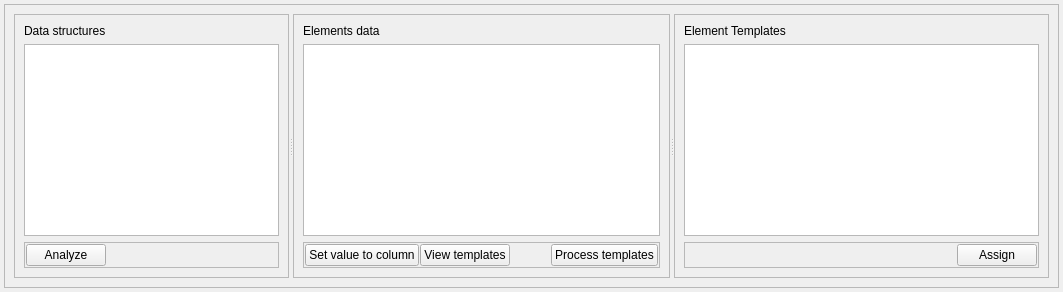
          <widget class="QWidget" name="DataTab">
           <attribute name="icon">
            <iconset resource="icons.qrc">
             <normaloff>:/Icons/icons/squares.svg</normaloff>:/Icons/icons/squares.svg</iconset>
           </attribute>
           <attribute name="title">
            <string>Data</string>
           </attribute>
           <layout class="QVBoxLayout" name="verticalLayout_8">
            <property name="leftMargin">
             <number>4</number>
            </property>
            <property name="topMargin">
             <number>4</number>
            </property>
            <property name="rightMargin">
             <number>4</number>
            </property>
            <property name="bottomMargin">
             <number>4</number>
            </property>
            <item>
             <widget class="QFrame" name="frame_2">
              <property name="frameShape">
               <enum>QFrame::StyledPanel</enum>
              </property>
              <property name="frameShadow">
               <enum>QFrame::Raised</enum>
              </property>
              <layout class="QVBoxLayout" name="verticalLayout_23">
               <item>
                <widget class="QSplitter" name="dataStructuresSplitter">
                 <property name="orientation">
                  <enum>Qt::Horizontal</enum>
                 </property>
                 <widget class="QFrame" name="frame_26">
                  <property name="frameShape">
                   <enum>QFrame::StyledPanel</enum>
                  </property>
                  <property name="frameShadow">
                   <enum>QFrame::Raised</enum>
                  </property>
                  <layout class="QVBoxLayout" name="verticalLayout_24">
                   <item>
                    <widget class="QLabel" name="label_3">
                     <property name="text">
                      <string>Data structures</string>
                     </property>
                    </widget>
                   </item>
                   <item>
                    <widget class="QListView" name="dataStructuresListView"/>
                   </item>
                   <item>
                    <widget class="QFrame" name="frame_32">
                     <property name="frameShape">
                      <enum>QFrame::StyledPanel</enum>
                     </property>
                     <property name="frameShadow">
                      <enum>QFrame::Raised</enum>
                     </property>
                     <layout class="QHBoxLayout" name="horizontalLayout_4">
                      <property name="leftMargin">
                       <number>1</number>
                      </property>
                      <property name="topMargin">
                       <number>1</number>
                      </property>
                      <property name="rightMargin">
                       <number>1</number>
                      </property>
                      <property name="bottomMargin">
                       <number>1</number>
                      </property>
                      <item>
                       <widget class="QPushButton" name="analyze_objects_pushButton">
                        <property name="toolTip">
                         <string>Launch the grid analysis interface</string>
                        </property>
                        <property name="text">
                         <string>Analyze</string>
                        </property>
                        <property name="icon">
                         <iconset resource="icons.qrc">
                          <normaloff>:/Icons/icons/bars.svg</normaloff>:/Icons/icons/bars.svg</iconset>
                        </property>
                       </widget>
                      </item>
                      <item>
                       <spacer name="horizontalSpacer_15">
                        <property name="orientation">
                         <enum>Qt::Horizontal</enum>
                        </property>
                        <property name="sizeHint" stdset="0">
                         <size>
                          <width>40</width>
                          <height>20</height>
                         </size>
                        </property>
                       </spacer>
                      </item>
                     </layout>
                    </widget>
                   </item>
                  </layout>
                 </widget>
                 <widget class="QSplitter" name="templatesSplitter">
                  <property name="sizePolicy">
                   <sizepolicy hsizetype="Expanding" vsizetype="MinimumExpanding">
                    <horstretch>0</horstretch>
                    <verstretch>0</verstretch>
                   </sizepolicy>
                  </property>
                  <property name="orientation">
                   <enum>Qt::Horizontal</enum>
                  </property>
                  <widget class="QFrame" name="frame_38">
                   <property name="frameShape">
                    <enum>QFrame::StyledPanel</enum>
                   </property>
                   <property name="frameShadow">
                    <enum>QFrame::Raised</enum>
                   </property>
                   <layout class="QVBoxLayout" name="verticalLayout_35">
                    <item>
                     <widget class="QLabel" name="label_4">
                      <property name="sizePolicy">
                       <sizepolicy hsizetype="Minimum" vsizetype="Preferred">
                        <horstretch>0</horstretch>
                        <verstretch>0</verstretch>
                       </sizepolicy>
                      </property>
                      <property name="text">
                       <string>Elements data</string>
                      </property>
                     </widget>
                    </item>
                    <item>
                     <widget class="QTableView" name="dataStructureTableView"/>
                    </item>
                    <item>
                     <widget class="QFrame" name="frame_12">
                      <property name="sizePolicy">
                       <sizepolicy hsizetype="MinimumExpanding" vsizetype="Minimum">
                        <horstretch>0</horstretch>
                        <verstretch>0</verstretch>
                       </sizepolicy>
                      </property>
                      <property name="frameShape">
                       <enum>QFrame::StyledPanel</enum>
                      </property>
                      <property name="frameShadow">
                       <enum>QFrame::Raised</enum>
                      </property>
                      <layout class="QHBoxLayout" name="horizontalLayout_11">
                       <property name="spacing">
                        <number>1</number>
                       </property>
                       <property name="leftMargin">
                        <number>1</number>
                       </property>
                       <property name="topMargin">
                        <number>1</number>
                       </property>
                       <property name="rightMargin">
                        <number>1</number>
                       </property>
                       <property name="bottomMargin">
                        <number>1</number>
                       </property>
                       <item>
                        <widget class="QPushButton" name="setValueToColumnButton">
                         <property name="text">
                          <string>Set value to column</string>
                         </property>
                         <property name="icon">
                          <iconset resource="icons.qrc">
                           <normaloff>:/Icons/icons/copy.svg</normaloff>:/Icons/icons/copy.svg</iconset>
                         </property>
                        </widget>
                       </item>
                       <item>
                        <widget class="QPushButton" name="viewTemplatesButton">
                         <property name="text">
                          <string>View templates</string>
                         </property>
                         <property name="icon">
                          <iconset resource="icons.qrc">
                           <normaloff>:/Icons/icons/squares.svg</normaloff>:/Icons/icons/squares.svg</iconset>
                         </property>
                        </widget>
                       </item>
                       <item>
                        <spacer name="horizontalSpacer_3">
                         <property name="orientation">
                          <enum>Qt::Horizontal</enum>
                         </property>
                         <property name="sizeHint" stdset="0">
                          <size>
                           <width>40</width>
                           <height>20</height>
                          </size>
                         </property>
                        </spacer>
                       </item>
                       <item>
                        <widget class="QPushButton" name="processTemplatesPushButton">
                         <property name="text">
                          <string>Process templates</string>
                         </property>
                         <property name="icon">
                          <iconset resource="icons.qrc">
                           <normaloff>:/Icons/icons/gear.svg</normaloff>:/Icons/icons/gear.svg</iconset>
                         </property>
                        </widget>
                       </item>
                      </layout>
                     </widget>
                    </item>
                   </layout>
                  </widget>
                  <widget class="QFrame" name="templatesFrame">
                   <property name="frameShape">
                    <enum>QFrame::StyledPanel</enum>
                   </property>
                   <property name="frameShadow">
                    <enum>QFrame::Raised</enum>
                   </property>
                   <layout class="QVBoxLayout" name="verticalLayout_33">
                    <item>
                     <widget class="QLabel" name="label_53">
                      <property name="text">
                       <string>Element Templates</string>
                      </property>
                     </widget>
                    </item>
                    <item>
                     <widget class="QTreeView" name="catalogueTreeView"/>
                    </item>
                    <item>
                     <widget class="QFrame" name="frame_37">
                      <property name="frameShape">
                       <enum>QFrame::StyledPanel</enum>
                      </property>
                      <property name="frameShadow">
                       <enum>QFrame::Raised</enum>
                      </property>
                      <layout class="QHBoxLayout" name="horizontalLayout_10">
                       <property name="leftMargin">
                        <number>1</number>
                       </property>
                       <property name="topMargin">
                        <number>1</number>
                       </property>
                       <property name="rightMargin">
                        <number>1</number>
                       </property>
                       <property name="bottomMargin">
                        <number>1</number>
                       </property>
                       <item>
                        <spacer name="horizontalSpacer_17">
                         <property name="orientation">
                          <enum>Qt::Horizontal</enum>
                         </property>
                         <property name="sizeHint" stdset="0">
                          <size>
                           <width>278</width>
                           <height>20</height>
                          </size>
                         </property>
                        </spacer>
                       </item>
                       <item>
                        <widget class="QPushButton" name="assignTemplateButton">
                         <property name="text">
                          <string>Assign</string>
                         </property>
                         <property name="icon">
                          <iconset resource="icons.qrc">
                           <normaloff>:/Icons/icons/gear.svg</normaloff>:/Icons/icons/gear.svg</iconset>
                         </property>
                        </widget>
                       </item>
                      </layout>
                     </widget>
                    </item>
                   </layout>
                  </widget>
                 </widget>
                </widget>
               </item>
              </layout>
             </widget>
            </item>
           </layout>
          </widget>
